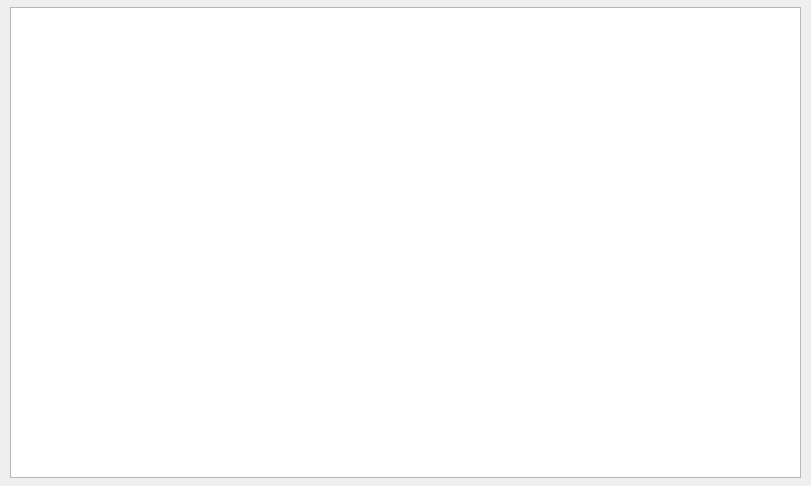
<?xml version="1.0" encoding="UTF-8"?>
<ui version="4.0">
 <class>NetWorkList</class>
 <widget class="QDialog" name="NetWorkList">
  <property name="geometry">
   <rect>
    <x>0</x>
    <y>0</y>
    <width>811</width>
    <height>486</height>
   </rect>
  </property>
  <property name="sizePolicy">
   <sizepolicy hsizetype="Fixed" vsizetype="Fixed">
    <horstretch>0</horstretch>
    <verstretch>0</verstretch>
   </sizepolicy>
  </property>
  <property name="windowTitle">
   <string>项目汇总</string>
  </property>
  <property name="windowIcon">
   <iconset resource="Aether.qrc">
    <normaloff>:/resources/image/logo.png</normaloff>:/resources/image/logo.png</iconset>
  </property>
  <property name="sizeGripEnabled">
   <bool>false</bool>
  </property>
  <widget class="QTableView" name="tableView_network_list">
   <property name="geometry">
    <rect>
     <x>10</x>
     <y>7</y>
     <width>791</width>
     <height>471</height>
    </rect>
   </property>
   <property name="selectionMode">
    <enum>QAbstractItemView::NoSelection</enum>
   </property>
  </widget>
 </widget>
 <resources>
  <include location="Aether.qrc"/>
 </resources>
 <connections/>
</ui>
